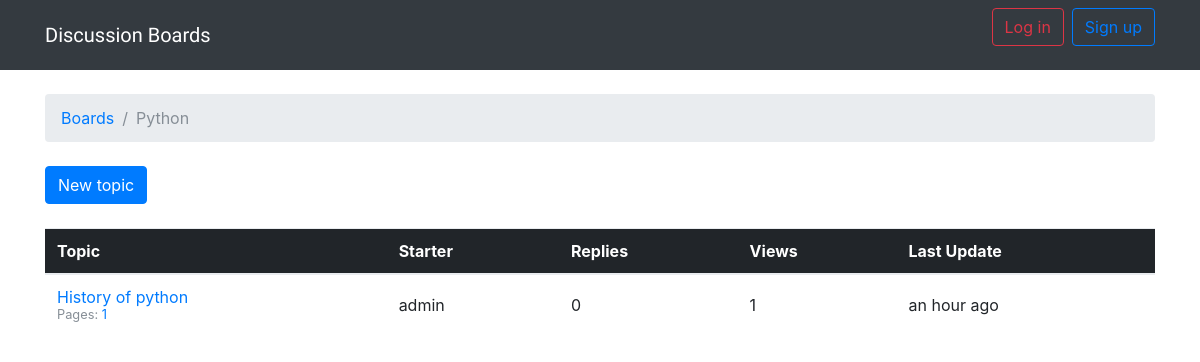
The app's page /boards/1/ with its own data.
### boards/models.py (models this page shows, shortened)
class Board(models.Model):
    name = models.CharField(max_length=25, unique=True)
    description = models.CharField(max_length=100)

class Topic(models.Model):
    subject = models.CharField(max_length=255)
    last_updated = models.DateTimeField(auto_now_add=True)
    board = models.ForeignKey(Board, on_delete=models.CASCADE, related_name='topics')
    starter = models.ForeignKey(User, on_delete=models.CASCADE, related_name='topics')
    views = models.PositiveIntegerField(default=0)
    def get_page_count(self):
        count = self.posts.count()
        pages = count / 20
        return math.ceil(pages)
    def has_many_pages(self, count=None):
        if count is None:
            count = self.get_page_count()
        return count > 6
    def get_page_range(self):
        count = self.get_page_count()
        if self.has_many_pages(count):
            return range(1, 5)
        return range(1, count + 1)

### boards/views.py (the view)
# urls.py: url(r'^boards/(?P<pk>\d+)/$', views.TopicListView.as_view(), name='board_topics'),
class TopicListView(ListView):
    model = Topic
    context_object_name = 'topics'
    template_name = 'topics.html'
    paginate_by = 25
    def get_context_data(self, **kwargs):
        kwargs['board'] = self.board
        return super().get_context_data(**kwargs)
    def get_queryset(self):
        self.board = get_object_or_404(Board, pk=self.kwargs.get('pk'))
        queryset = self.board.topics.order_by('-last_updated').annotate(replies=Count('posts') - 1)
        return queryset

### templates/topics.html (shortened to what this page needs)
{% extends 'base.html' %}
{% load humanize %}
{% block breadcrumb %}
    <li class="breadcrumb-item"><a href="{% url 'home' %}">Boards</a></li>
    <li class="breadcrumb-item active">{{ board.name }}</li>
{% endblock %}
{% block content %}
    <div class="mb-4">
        <a href="{% url 'new_topic' board.pk %}" class="btn btn-primary">New topic</a>
    </div>
    <table class="table mb-4">
        <thead class="thead-inverse">
        <tr>
            <th>Topic</th>
            <th>Starter</th>
            <th>Replies</th>
            <th>Views</th>
            <th>Last Update</th>
        </tr>
        </thead>
        <tbody>
        {% for topic in topics %}
            {% url 'topic_posts' board.pk topic.pk as topic_url %}
            <tr>
                <td>
                    <p class="mb-0">
                        <a href="{{ topic_url }}">{{ topic.subject }}</a>
                    </p>
                    <small class="text-muted">
                        Pages:
                        {% for i in topic.get_page_range %}
                            <a href="{{ topic_url }}?page={{ i }}">{{ i }}</a>
                        {% endfor %}
                    </small>
                </td>
                <td class="align-middle">{{ topic.starter.username }}</td>
                <td class="align-middle">{{ topic.replies }}</td>
                <td class="align-middle">{{ topic.views }}</td>
                <td class="align-middle">{{ topic.last_updated|naturaltime }}</td>
            </tr>
        {% endfor %}
        </tbody>
    </table>
{% endblock %}

### records on screen
Board: name "Python"
Topic: subject "History of python", get_page_range "1", starter.username "admin", replies "0", views "1", last_updated "an hour ago"
